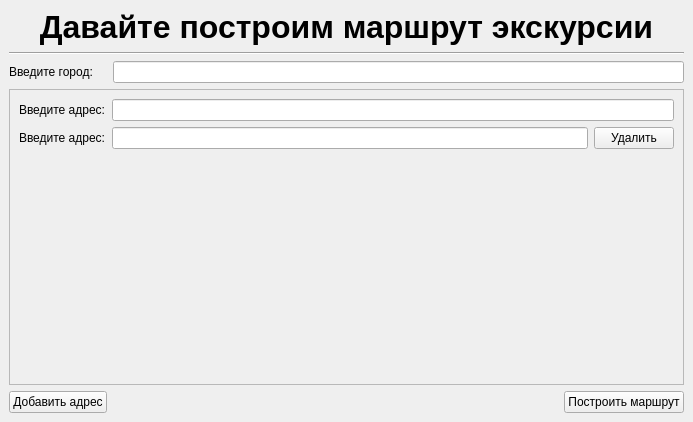
<?xml version="1.0" encoding="UTF-8"?>
<ui version="4.0">
 <class>MainWindow</class>
 <widget class="QMainWindow" name="MainWindow">
  <property name="geometry">
   <rect>
    <x>0</x>
    <y>0</y>
    <width>693</width>
    <height>422</height>
   </rect>
  </property>
  <property name="windowTitle">
   <string>DiscoverYoutCity</string>
  </property>
  <widget class="QWidget" name="centralwidget">
   <layout class="QGridLayout" name="gridLayout_3">
    <item row="0" column="0">
     <layout class="QGridLayout" name="nameLayout">
      <item row="1" column="0">
       <widget class="Line" name="nameLine">
        <property name="orientation">
         <enum>Qt::Horizontal</enum>
        </property>
       </widget>
      </item>
      <item row="0" column="0">
       <widget class="QLabel" name="nameLabel">
        <property name="font">
         <font>
          <family>Arial</family>
          <pointsize>32</pointsize>
         </font>
        </property>
        <property name="layoutDirection">
         <enum>Qt::LeftToRight</enum>
        </property>
        <property name="autoFillBackground">
         <bool>false</bool>
        </property>
        <property name="frameShape">
         <enum>QFrame::NoFrame</enum>
        </property>
        <property name="frameShadow">
         <enum>QFrame::Plain</enum>
        </property>
        <property name="lineWidth">
         <number>1</number>
        </property>
        <property name="text">
         <string>&lt;html&gt;&lt;head/&gt;&lt;body&gt;&lt;p align=&quot;center&quot;&gt;&lt;span style=&quot; font-size:24pt; font-weight:600;&quot;&gt;Давайте построим маршрут экскурсии&lt;/span&gt;&lt;/p&gt;&lt;/body&gt;&lt;/html&gt;</string>
        </property>
        <property name="textFormat">
         <enum>Qt::RichText</enum>
        </property>
        <property name="alignment">
         <set>Qt::AlignCenter</set>
        </property>
        <property name="wordWrap">
         <bool>false</bool>
        </property>
       </widget>
      </item>
     </layout>
    </item>
    <item row="1" column="0">
     <layout class="QHBoxLayout" name="citylayout">
      <item>
       <widget class="QLabel" name="cityLabel">
        <property name="sizePolicy">
         <sizepolicy hsizetype="Fixed" vsizetype="Preferred">
          <horstretch>0</horstretch>
          <verstretch>0</verstretch>
         </sizepolicy>
        </property>
        <property name="minimumSize">
         <size>
          <width>98</width>
          <height>0</height>
         </size>
        </property>
        <property name="text">
         <string>Введите город:</string>
        </property>
       </widget>
      </item>
      <item>
       <widget class="QLineEdit" name="cityLineEdit"/>
      </item>
     </layout>
    </item>
    <item row="2" column="0">
     <widget class="QScrollArea" name="addrArea">
      <property name="widgetResizable">
       <bool>true</bool>
      </property>
      <widget class="QWidget" name="addrAreaContents">
       <property name="geometry">
        <rect>
         <x>0</x>
         <y>0</y>
         <width>667</width>
         <height>268</height>
        </rect>
       </property>
       <layout class="QGridLayout" name="gridLayout">
        <item row="0" column="0">
         <layout class="QHBoxLayout" name="address1Layout">
          <item>
           <widget class="QLabel" name="address1Label">
            <property name="sizePolicy">
             <sizepolicy hsizetype="Fixed" vsizetype="Preferred">
              <horstretch>0</horstretch>
              <verstretch>0</verstretch>
             </sizepolicy>
            </property>
            <property name="text">
             <string>Введите адрес:</string>
            </property>
           </widget>
          </item>
          <item>
           <widget class="QLineEdit" name="address1LineEdit"/>
          </item>
         </layout>
        </item>
        <item row="1" column="0">
         <layout class="QHBoxLayout" name="addres2Layout">
          <item>
           <widget class="QLabel" name="address2Label">
            <property name="sizePolicy">
             <sizepolicy hsizetype="Fixed" vsizetype="Preferred">
              <horstretch>0</horstretch>
              <verstretch>0</verstretch>
             </sizepolicy>
            </property>
            <property name="text">
             <string>Введите адрес:</string>
            </property>
           </widget>
          </item>
          <item>
           <widget class="QLineEdit" name="address2lineEdit"/>
          </item>
          <item>
           <widget class="QPushButton" name="delAddr2">
            <property name="text">
             <string>Удалить</string>
            </property>
           </widget>
          </item>
         </layout>
        </item>
        <item row="2" column="0">
         <spacer name="verticalSpacer">
          <property name="orientation">
           <enum>Qt::Vertical</enum>
          </property>
          <property name="sizeHint" stdset="0">
           <size>
            <width>20</width>
            <height>175</height>
           </size>
          </property>
         </spacer>
        </item>
       </layout>
      </widget>
     </widget>
    </item>
    <item row="4" column="0">
     <layout class="QGridLayout" name="buttonsGridLayout">
      <item row="1" column="1">
       <spacer name="buttonsHorizontalSpacer">
        <property name="orientation">
         <enum>Qt::Horizontal</enum>
        </property>
        <property name="sizeHint" stdset="0">
         <size>
          <width>40</width>
          <height>20</height>
         </size>
        </property>
       </spacer>
      </item>
      <item row="1" column="0">
       <widget class="QPushButton" name="newAddressPushButton">
        <property name="text">
         <string>Добавить адрес</string>
        </property>
        <property name="iconSize">
         <size>
          <width>16</width>
          <height>16</height>
         </size>
        </property>
       </widget>
      </item>
      <item row="1" column="2">
       <widget class="QPushButton" name="getRoutePushButton">
        <property name="text">
         <string>Построить маршрут</string>
        </property>
       </widget>
      </item>
     </layout>
    </item>
   </layout>
  </widget>
 </widget>
 <resources/>
 <connections>
  <connection>
   <sender>newAddressPushButton</sender>
   <signal>clicked()</signal>
   <receiver>address2Label</receiver>
   <slot>show()</slot>
   <hints>
    <hint type="sourcelabel">
     <x>83</x>
     <y>489</y>
    </hint>
    <hint type="destinationlabel">
     <x>61</x>
     <y>142</y>
    </hint>
   </hints>
  </connection>
  <connection>
   <sender>newAddressPushButton</sender>
   <signal>clicked()</signal>
   <receiver>address2lineEdit</receiver>
   <slot>show()</slot>
   <hints>
    <hint type="sourcelabel">
     <x>83</x>
     <y>489</y>
    </hint>
    <hint type="destinationlabel">
     <x>450</x>
     <y>142</y>
    </hint>
   </hints>
  </connection>
  <connection>
   <sender>cityLineEdit</sender>
   <signal>editingFinished()</signal>
   <receiver>address1Label</receiver>
   <slot>show()</slot>
   <hints>
    <hint type="sourcelabel">
     <x>450</x>
     <y>76</y>
    </hint>
    <hint type="destinationlabel">
     <x>61</x>
     <y>109</y>
    </hint>
   </hints>
  </connection>
  <connection>
   <sender>cityLineEdit</sender>
   <signal>editingFinished()</signal>
   <receiver>address1LineEdit</receiver>
   <slot>show()</slot>
   <hints>
    <hint type="sourcelabel">
     <x>450</x>
     <y>76</y>
    </hint>
    <hint type="destinationlabel">
     <x>449</x>
     <y>109</y>
    </hint>
   </hints>
  </connection>
  <connection>
   <sender>cityLineEdit</sender>
   <signal>editingFinished()</signal>
   <receiver>newAddressPushButton</receiver>
   <slot>show()</slot>
   <hints>
    <hint type="sourcelabel">
     <x>450</x>
     <y>76</y>
    </hint>
    <hint type="destinationlabel">
     <x>83</x>
     <y>489</y>
    </hint>
   </hints>
  </connection>
  <connection>
   <sender>address1LineEdit</sender>
   <signal>editingFinished()</signal>
   <receiver>getRoutePushButton</receiver>
   <slot>show()</slot>
   <hints>
    <hint type="sourcelabel">
     <x>449</x>
     <y>109</y>
    </hint>
    <hint type="destinationlabel">
     <x>696</x>
     <y>489</y>
    </hint>
   </hints>
  </connection>
  <connection>
   <sender>newAddressPushButton</sender>
   <signal>clicked()</signal>
   <receiver>address1Label</receiver>
   <slot>hide()</slot>
   <hints>
    <hint type="sourcelabel">
     <x>83</x>
     <y>489</y>
    </hint>
    <hint type="destinationlabel">
     <x>61</x>
     <y>109</y>
    </hint>
   </hints>
  </connection>
  <connection>
   <sender>newAddressPushButton</sender>
   <signal>clicked()</signal>
   <receiver>address1LineEdit</receiver>
   <slot>hide()</slot>
   <hints>
    <hint type="sourcelabel">
     <x>83</x>
     <y>393</y>
    </hint>
    <hint type="destinationlabel">
     <x>391</x>
     <y>123</y>
    </hint>
   </hints>
  </connection>
 </connections>
</ui>
